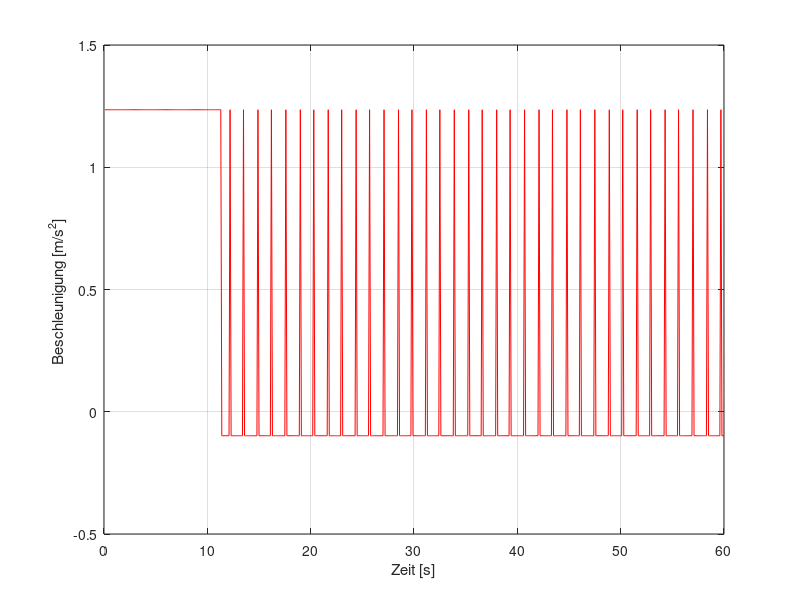
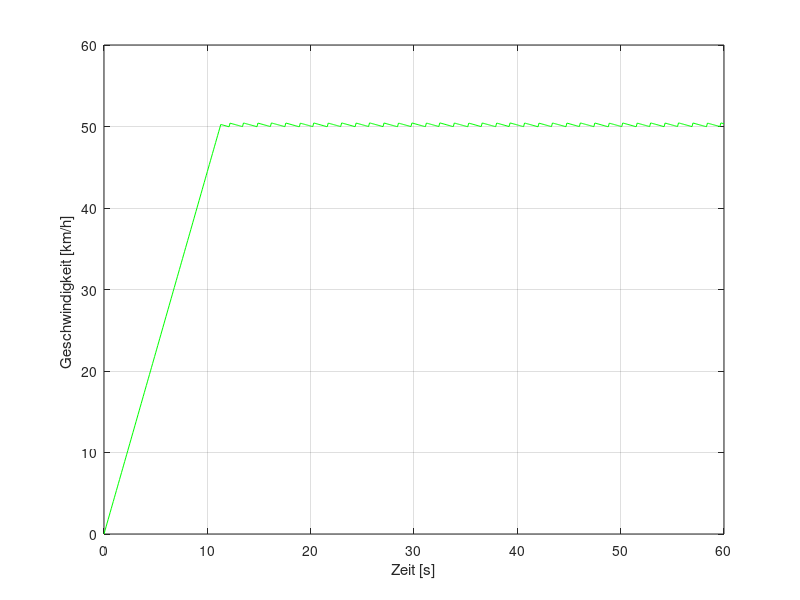
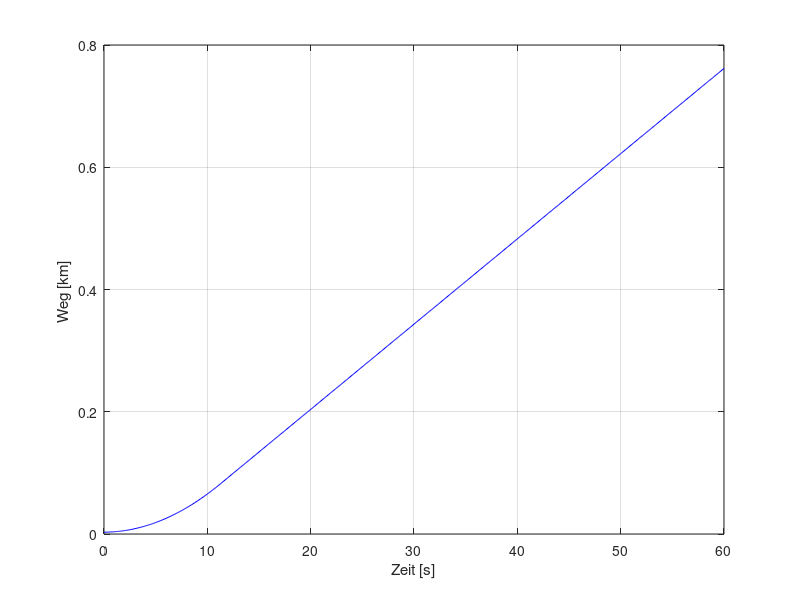

Recreate these plots in MATLAB, in order.
%30.07.2024
%Übung Sim mit Auto

clear all;
tic;


delta_t = 0.1;   % [s] Schrittweite

sim_t = 60;      % [s] Sim Zeit

m = 1500;         % [kg] Masse

k_reib = 0.01;    %Reibungszahl

g = 9.81;         %[m/s^2] Erdbeschleungigung

t = [0:delta_t:sim_t];  % [s]

F = zeros(size(t)) + 2000;     % [N]

a = zeros(size(t)); % [m/s^2]

v = zeros(size(t)); % [m/s]

s = zeros(size(t)); % [m]

%--------Startbedingungen-------

s(1) = 3; % [m] Startposition
v(1) = 0; % [m/s] Startgeschwindigkeit

%--------Transiente Berechnung-------

for i_step = 2:length(t);

  if (v(i_step - 1) > 50/3.6 )
     F(i_step) = 0;
  end

  a(i_step) = (F(i_step) - k_reib * m * g)/m;

  v(i_step) = a(i_step) * delta_t + v(i_step - 1);

  s(i_step) = v(i_step) * delta_t + s(i_step - 1);

end % i_step


%-------Postprocessing-------

figure(1);
clf;

plot(t(2:end),a(2:end),'r');
hold on;
xlabel('Zeit [s]')
ylabel('Beschleunigung [m/s^2] ')
grid on;

figure(2);
clf;

plot(t,v*3.6,'g');
xlabel('Zeit [s]')
ylabel('Geschwindigkeit [km/h] ')
grid on;

figure(3);
clf;

plot(t,s/1000,'b');
xlabel('Zeit [s]')
ylabel('Weg [km] ')
grid on;

toc


